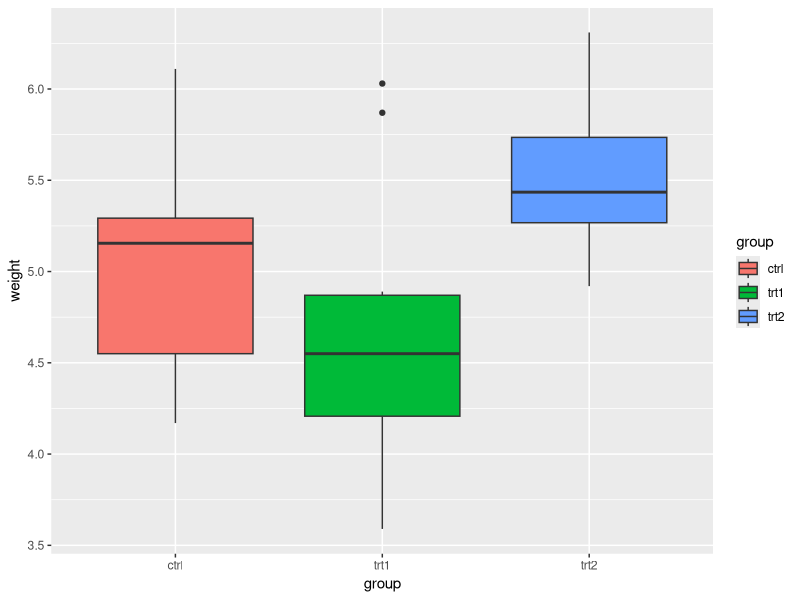
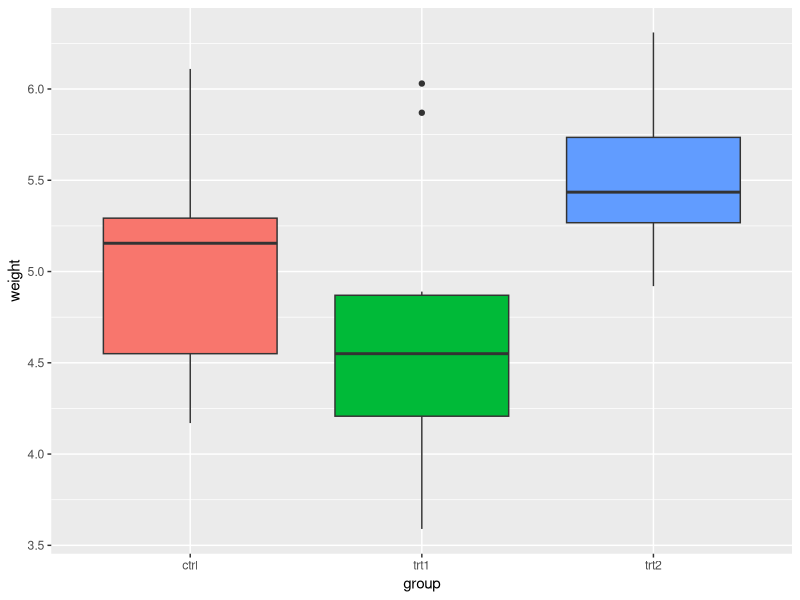
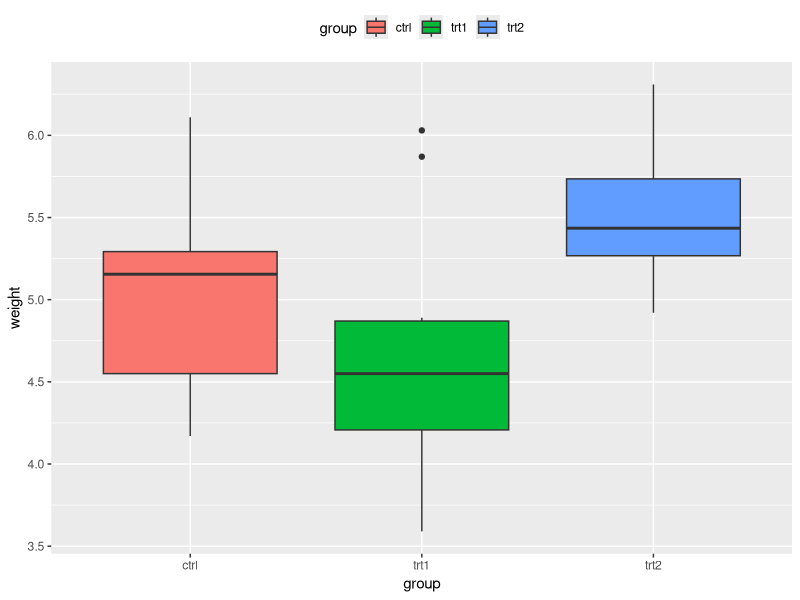
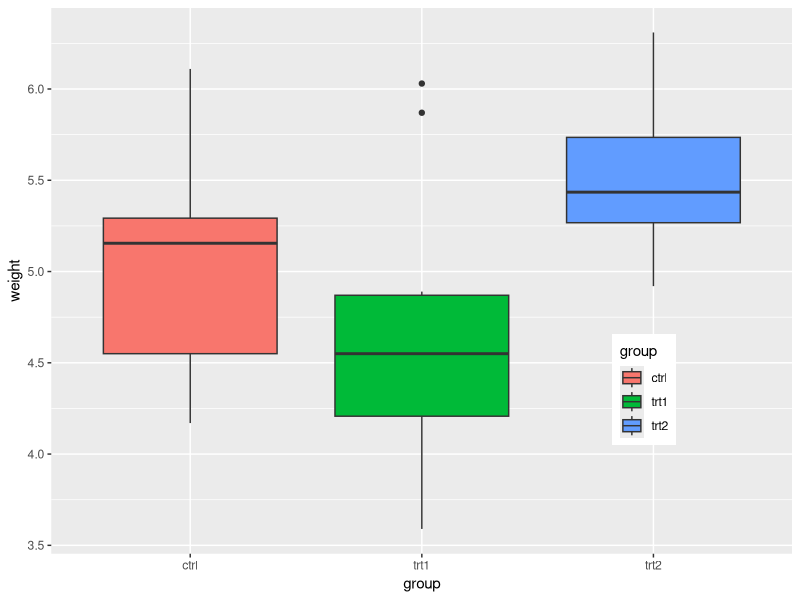
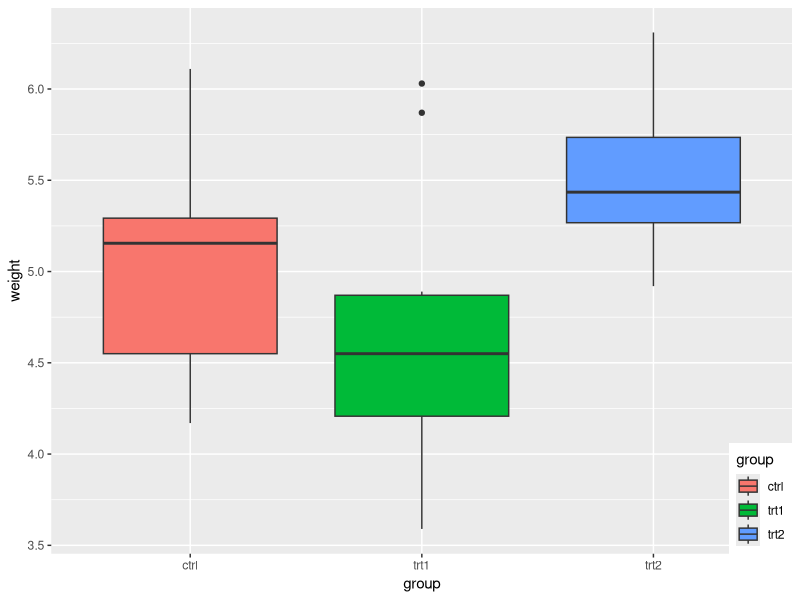
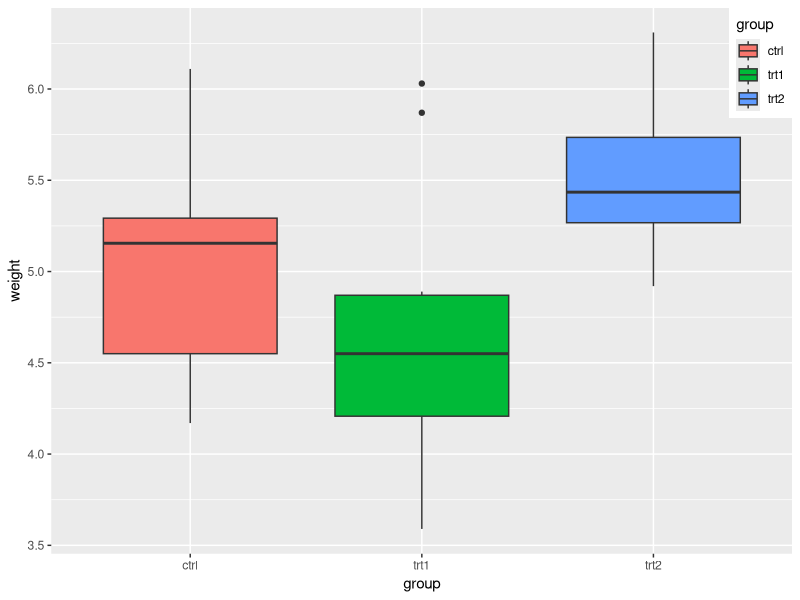
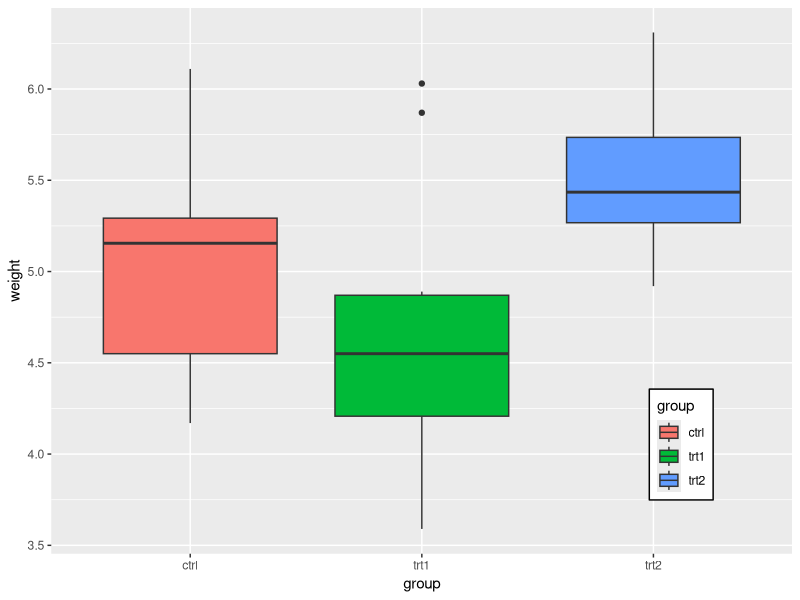
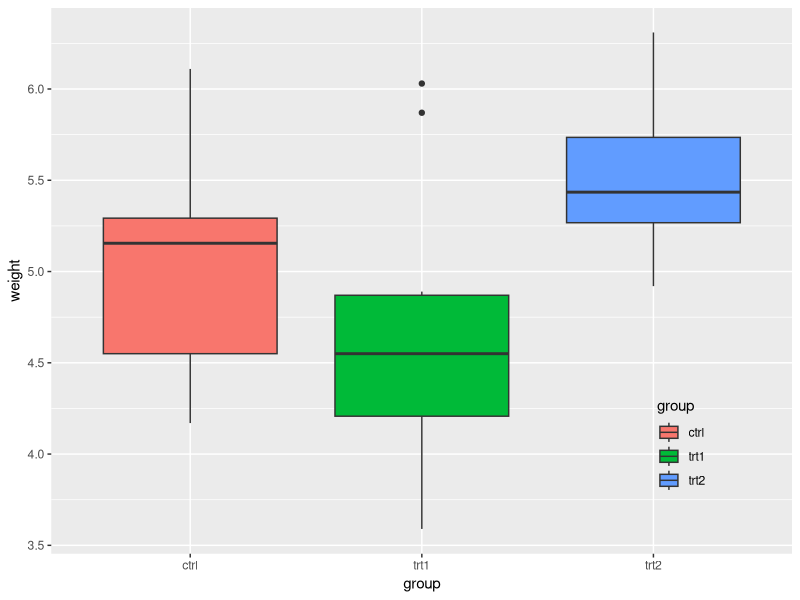

R code for these plots, in order: (Note: this script raises an error after producing the figures.)
## ---- chunk 1
knitr::opts_chunk$set(echo = TRUE)
library(tidyverse)
library(grid)
## ---- chunk 2
pg_plot <- ggplot(PlantGrowth, aes(x = group, y = weight, fill  = group)) +
  geom_boxplot()

pg_plot

pg_plot +
  guides(fill = FALSE)
## ---- chunk 3
pg_plot +
  theme(legend.position = "top")

pg_plot +
  theme(legend.position = c(.8, .3))

pg_plot + theme(legend.position = c(1,0), legend.justification = c(1,0)) # bottom right

pg_plot + theme(legend.position = c(1,1), legend.justification = c(1,1)) # top right

pg_plot +
  theme(legend.position = c(.85, .20)) +
  theme(legend.background = element_rect(fill = "white", color = "black"))

pg_plot +
  theme(legend.position = c(.85, .2)) +
  theme(legend.background = element_blank()) +
  theme(legend.key = element_blank())
## ---- chunk 4
pg_plot <- ggplot(PlantGrowth, aes(x = group, y = weight, fill = group)) +
  geom_boxplot()

pg_plot

pg_plot +
  scale_fill_discrete(limits = c("trt1", "trt2", "ctrl"))

pg_plot +
  scale_fill_grey(start = .5, end = 1, limits = c("trt1", "trt2", "ctrl"))
## ---- chunk 5
pg_plot <- ggplot(PlantGrowth, aes(x = group, y = weight, fill = group)) +
  geom_boxplot()

pg_plot

pg_plot +
  guides(fill = guide_legend(reverse = TRUE))
## ---- chunk 6
pg_plot +
  labs(fill = "Condition")
## ---- chunk 7
hw_plot <- ggplot(heightweight, aes(x = ageYear, y = heightIn, color = sex)) +
  geom_point(aes(size = weightLb)) +
  scale_size_continuous(range = c(1 ,4))

hw_plot

hw_plot +
  labs(color = "Male/Female", size = "Weight\n(pounds)")

hw_plot2 <- ggplot(heightweight, aes(x = ageYear, y = heightIn, shape = sex, color = sex)) + geom_point()

hw_plot2

hw_plot2 + labs(shape = "Male / Female")

hw_plot + labs(shape = "Male / Female", color = "Male / Female")

hw_plot + 
  guides(fill = guide_legend(title = "Condition"))
## ---- chunk 8
pg_plot <- ggplot(PlantGrowth, aes(x = group, y = weight, fill = group)) +
  geom_boxplot()

pg_plot +
  theme(legend.title = element_text(
    face = "italic",
    family = "Times",
    color = "red",
    size = 14)
  )

pg_plot +
  guides(fill = guide_legend(title.theme = element_text(
    face = "italic",
    family = "times",
    color = "red",
    size = 14
  )))
## ---- chunk 9
ggplot(PlantGrowth, aes(x = group, y = weight, fill = group)) +
  geom_boxplot() +
  guides(fill = guide_legend(title = NULL))
## ---- chunk 10
pg_plot <- ggplot(PlantGrowth, aes(x = group, y = weight, fill = group)) +
  geom_boxplot()

pg_plot +
  scale_fill_discrete(labels = c("Control", "Treatment 1", "Treatment 2"))

pg_plot +
  scale_fill_grey(
    start = 0.5, end = 1, labels = c("Control", "Treatment 1", "Treatment 2")
  )

pg_plot +
  scale_fill_discrete(
    limits = c("trt1", "trt2", "ctrl"),
    labels = c("Treatment 1", "Treatment 2", "Control")
  )
## ---- chunk 11
hw_plot <- ggplot(heightweight, aes(x = ageYear, heightIn, shape = sex, color = sex)) +
  geom_point()

hw_plot

hw_plot + scale_shape_discrete(labels = c("Female", "Male"))

hw_plot +
  scale_shape_discrete(labels = c("Female", "Male")) +
  scale_color_discrete(labels = c("Female", "Male"))
## ---- chunk 12
pg_plot <- ggplot(PlantGrowth, aes(x = group, y = weight, fill = group)) +
  geom_boxplot()

pg_plot +
  theme(legend.text = element_text(
    face = "italic",
    family = "Times",
    color = "red",
    size = 14
  ))

pg_plot +
  guides(fill = guide_legend(title.theme = element_text(
    face = "italic",
    family = "times",
    color = "red",
    size = 14
  )))
## ---- chunk 13
pg_plot <- ggplot(PlantGrowth, aes(x = group, y = weight, fill = group)) +
  geom_boxplot()

pg_plot +
  scale_fill_discrete(labels = c("Control", "Type 1\ntreatment", "Type 2\ntreatment"))

# grid package

pg_plot +
  scale_fill_discrete(labels = c("Control", "Type 1\ntreatment", "Type 2\ntreatment")) +
  theme(legend.text = element_text(lineheight = .8), legend.key.height = unit(1, "cm"))
